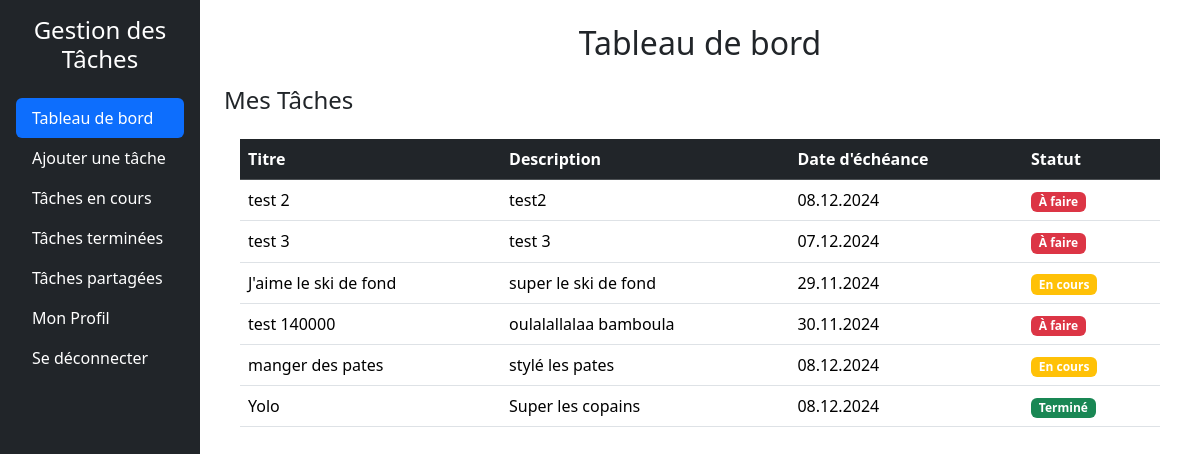
The page /dashboard.php (signed in) on the database as committed earlier.
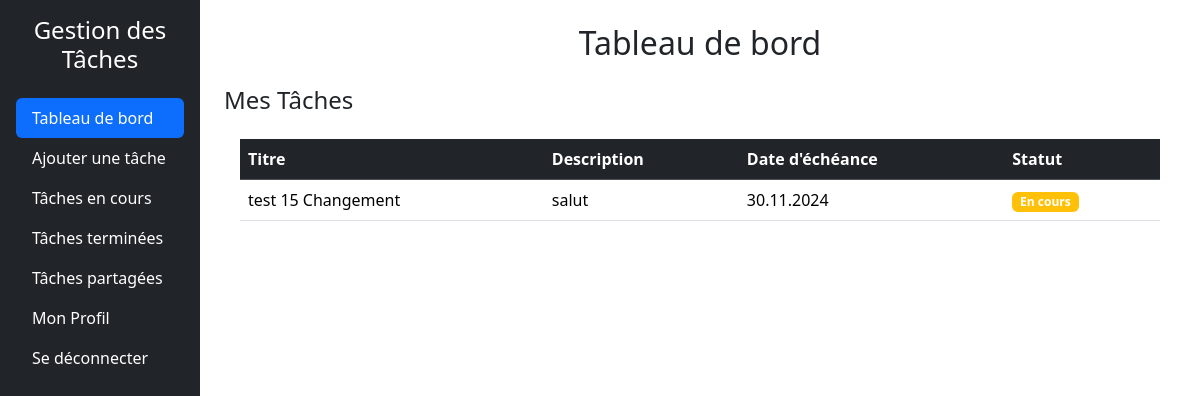
The same page on the database as committed later.
### tables this page shows
CREATE TABLE tasks (
        id INTEGER PRIMARY KEY AUTOINCREMENT,
        userId INTEGER NOT NULL,
        titre TEXT NOT NULL,
        description TEXT DEFAULT NULL,
        dateEcheance DATE DEFAULT NULL,
        statut TEXT CHECK(statut IN ('a_faire', 'en_cours', 'termine')) DEFAULT 'a_faire',
        createdAt TIMESTAMP DEFAULT CURRENT_TIMESTAMP, 
        FOREIGN KEY (userId) REFERENCES users(id) ON DELETE CASCADE
    );

### src/dbManager/DbManagerCRUD.php (called while the page is built, shortened)
<?php
class DbManagerCRUD implements I_ApiCRUD
{
    private $db;
    public function __construct()
    {
        $config = parse_ini_file(__DIR__ . '/../config/db.ini');
        $dsn = $config['dsn'];
        $username = $config['username'];
        $password = $config['password'];
        $this->db = new \PDO($dsn, $username, $password);
    }
    public function rendPersonnes(string $email): array
    {
        $sql = "SELECT * FROM users WHERE email = :email;";
        $stmt = $this->db->prepare($sql);
        $stmt->bindParam(':email', $email, \PDO::PARAM_STR);
        try {
            $stmt->execute();
            $donnees = $stmt->fetchAll(\PDO::FETCH_ASSOC);
            $tabUsers = [];
            foreach ($donnees as $donneesUser) {
                $user = new Users(
                    $donneesUser["prenom"],
                    $donneesUser["nom"],
                    $donneesUser["email"],
                    $donneesUser["noTel"],
                    $donneesUser["motDePasse"],
                    $donneesUser["id"]
                );
                $tabUsers[] = $user;
            }
            return $tabUsers;
        } catch (\PDOException $e) {
            error_log("Erreur lors de la récupération des utilisateurs : " . $e->getMessage());
            return [];
        }
    }
    public function getTasksByUserId(int $userId): array {
    try {
        $stmt = $this->db->prepare("
            SELECT t.* FROM tasks t
            JOIN task_users tu ON t.id = tu.taskId
            WHERE tu.userId = :userId
        ");
        $stmt->bindValue(':userId', $userId);
        $stmt->execute();
        $tasks = [];
        while ($taskData = $stmt->fetch(\PDO::FETCH_ASSOC)) {
            $stmtUsers = $this->db->prepare("SELECT userId FROM task_users WHERE taskId = :taskId");
            $stmtUsers->bindValue(':taskId', $taskData['id']);
            $stmtUsers->execute();
            $userIds = $stmtUsers->fetchAll(\PDO::FETCH_COLUMN);
            $tasks[] = new Task(
                $taskData['titre'],
                $taskData['description'],
                $userIds,
                $taskData['dateEcheance'],
                $taskData['statut'],
                $taskData['id']
            );
        }
        return $tasks;
    } catch (\PDOException $e) {
        throw new \Exception('Erreur lors de la récupération des tâches : ' . $e->getMessage());
    }
}
}

### Includes/functions.php (called while the page is built)
<?php
function getUserByEmail($email, $dbManager) {
    $userInfoArray = $dbManager->rendPersonnes($email);
    return !empty($userInfoArray) ? $userInfoArray[0] : null;
}
function getStatusBadgeClass(string $statut): string
{
    $badgeClasses = [
        'À faire' => 'bg-danger',
        'En cours' => 'bg-warning',
        'Terminé' => 'bg-success',
    ];
    return $badgeClasses[$statut] ?? 'bg-secondary';
}

### src/dbManager/Users.php (called while the page is built, shortened)
<?php
class Users {
    private $id;
    public function __construct(string $prenom, string $nom, string $email, string $noTel, string $motDePasse ,int $id = 0) {
        $this->id = $id;
    }
    public function rendId(): int {
        return (int)$this->id;
    }
}

### src/dbManager/Task.php (called while the page is built, shortened)
<?php
class Task
{
    private $id;
    private $titre;
    private $description;
    private $dateEcheance;
    private $statut;
    public function __construct(
        string $titre,
        string $description = null,
        array $userIds = null,
        string $dateEcheance = null,
        string $statut = 'a_faire',
        int $id = 0,
    ) {
        $this->titre = $titre;
        $this->description = $description;
        $this->dateEcheance = $dateEcheance;
        $this->statut = $statut;
        $this->id = $id;
    }
    private function isValidDate(string $date): bool
    {
        $d = DateTime::createFromFormat('Y-m-d', $date);
        return $d && $d->format('Y-m-d') === $date;
    }
    public function rendId(): int
    {
        return $this->id;
    }
    public function rendTitre(): string
    {
        return $this->titre;
    }
    public function rendDescription(): ?string
    {
        return $this->description;
    }
    public function getFormattedDateEcheance(): ?string
    {
        if ($this->dateEcheance) {
            $d = DateTime::createFromFormat('Y-m-d', $this->dateEcheance);
            return $d ? $d->format('d.m.Y') : null;
        }
        return null;
    }
    public function getFormattedStatut(): string
    {
        $statutTraduction = [
            'a_faire' => 'À faire',
            'en_cours' => 'En cours',
            'termine' => 'Terminé',
        ];
        return $statutTraduction[$this->statut] ?? 'Inconnu';
    }
}

### dashboard.php (the view, shortened to what the changed rows need)
<?php
require_once 'includes/functions.php';
$dbManager = new DbManagerCRUD();
$email = $_SESSION['email_user'];
$userInfo = getUserByEmail($email, $dbManager);
$userId = $userInfo->rendId();
$taches = $dbManager->getTasksByUserId($userId);
?>
<!DOCTYPE html>
<html lang="fr">
<head>
    <link href="https://cdn.jsdelivr.net/npm/bootstrap@5.3.3/dist/css/bootstrap.min.css" rel="stylesheet">
</head>
<body>
    <div class="container-fluid">
        <div class="row">
            <div class="col-md-9 col-lg-10 p-4">
                <h2 class="text-center mb-4">Tableau de bord</h2>
                <?php if (empty($taches)): ?>
                    <p>Aucune tâche assignée pour le moment.</p>
                <?php else: ?>
                    <div class="table-responsive p-3">
                        <table class="table table-hover">
                            <thead>
                                <tr class="table-dark">
                                    <th scope="col">Titre</th>
                                    <th scope="col">Description</th>
                                    <th scope="col">Date d'échéance</th>
                                    <th scope="col">Statut</th>
                                </tr>
                            </thead>
                            <tbody>
                                <?php foreach ($taches as $task): ?>
                                    <tr class="clickable-row" data-href="task_details.php?task_id=<?php echo $task->rendId(); ?>">
                                        <td scope="row"><?php echo htmlspecialchars($task->rendTitre()); ?></td>
                                        <td class="text-truncate" style="max-width: 200px; overflow: hidden; white-space: nowrap;"><?php echo htmlspecialchars($task->rendDescription()); ?></td>
                                        <td><?php echo htmlspecialchars($task->getFormattedDateEcheance()); ?></td>
                                        <td>
                                            <span class="badge <?php echo getStatusBadgeClass($task->getFormattedStatut()); ?> me-1">
                                                <?php echo htmlspecialchars($task->getFormattedStatut()); ?>
                                            </span>
                                        </td>
                                    </tr>
                                <?php endforeach; ?>
                            </tbody>
                        </table>
                    </div>
                <?php endif; ?>
            </div>
        </div>
    </div>
</body>
</html>

Rows that differ between the two databases and show on the page:
removed tasks: titre "test 2", description "test2", dateEcheance "08.12.2024", statut "À faire"
removed tasks: titre "test 3", description "test 3", dateEcheance "07.12.2024", statut "À faire"
removed tasks: titre "J'aime le ski de fond", description "super le ski de fond", dateEcheance "29.11.2024", statut "En cours"
removed tasks: titre "test 140000", description "oulalallalaa bamboula", dateEcheance "30.11.2024", statut "À faire"
removed tasks: titre "manger des pates", description "stylé les pates", dateEcheance "08.12.2024", statut "En cours"
removed tasks: titre "Yolo", description "Super les copains", dateEcheance "08.12.2024", statut "Terminé"
added tasks: titre "test 15 Changement", description "salut", dateEcheance "30.11.2024", statut "En cours"
